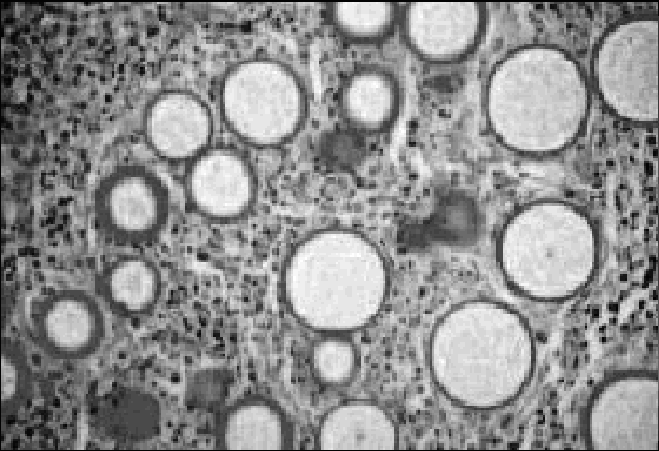
//> input picture td3/data/cell.png, 659 x 451 px
$ ./add-boundary data/cell-bin.png data/cell.png data/cell.png   (built with g++ and OpenCV 4)
//> lines starting //> are read from the running program, lines starting //| are printed output that depends on the picture; after the words box and inside, x2 and y2 are one past the last pixel; in counts of white or black regions, pixels touching at a corner belong together
### td3/morphology.hpp
/**
 *  @file  morphology.hpp
 *  @brief header for morphology.hpp that implements functions for mathematical
 *         image processing, in particular dilation and erosion basis
 */

#include <opencv2/opencv.hpp>

/**
 * @brief  compute a morphological dilation or erosion on a grayscale image
 *         with a given structuring element. Dilation or erosion
 *         processing depends on an order function  defined by the pointer pf
 * @param  se: the structing element shape umber
 * @param  ims: the input image source to process
 * @param  imd: the destination image
 * @param  pf: a pointer on a ordering function
 */
void
mm(cv::Mat se, cv::Mat ims, cv::Mat imd, void (*pf)(uchar, uchar*));


/**
 * @brief  ordering function, if val is geater than max then update max
 * @param  val: the input value
 * @param  max: the value to update
 */
void
maximum(uchar val, uchar* max);

/**
 * @brief  ordering function, if val is geater than max then update max
 * @param  val: the input value
 * @param  max: the value to update
 */
void
minimum(uchar val, uchar* min);

### td3/add-boundary.cpp
#include <iostream>
#include <cstdlib>

#include <morphology.hpp>

using namespace cv;
using namespace std;

void process(const char* imboundname, const char* imsname, const char* imdname)
{
//> called with imboundname = "data/cell-bin.png", imsname = "data/cell.png", imdname = "data/cell.png"

	Mat imsimg = imread(imsname,0);
//> imsimg is the input picture: 451 rows x 659 cols, CV_8UC1; min 3, max 255, mean 142.6
	Mat imboundimg = imread(imboundname,0);
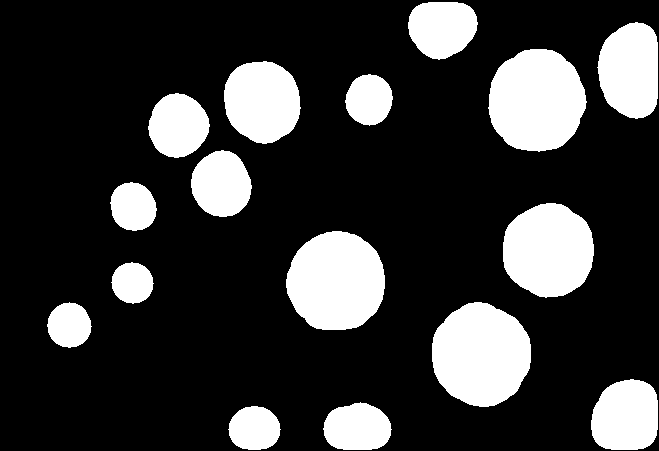
//> input picture td3/data/cell-bin.png, 659 x 451 px
//> imboundimg: 451 rows x 659 cols, CV_8UC1; 21.7% white; 16 white regions, largest, box (x1, y1, x2, y2) and area: (432, 302, 531, 407) 8027, (488, 49, 587, 152) 7905, (286, 231, 385, 330) 7738

	if((!imsimg.data) || (!imboundimg.data)){
		std::cerr << "No image data" << endl;
		exit(EXIT_FAILURE);
	}

	Size imssize = imsimg.size();
//> imssize = Size(659, 451)
	int width = imssize.width;
//> width = 659
	int height = imssize.height;
//> height = 451

	Mat imdimg(height, width, CV_8UC3);

  	for(int i = 0; i < height; ++i)
  	{
  		for(int j = 0; j < width; ++j)
  		{
  			if(imboundimg.at<uchar>(i,j))
			{
				imdimg.at<Vec3b>(i,j)[0]=0;
				imdimg.at<Vec3b>(i,j)[1]=0;
				imdimg.at<Vec3b>(i,j)[2]=255;
			}
			else
			{
				for(int c = 0 ; c < 3 ; c++){
					imdimg.at<Vec3b>(i,j)[c]=imsimg.at<uchar>(i,j);
	  			}
			}
  		}
  	}
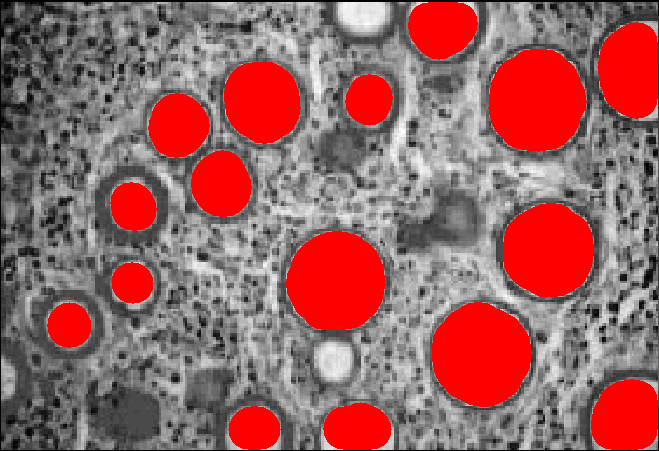
//> imdimg: 451 rows x 659 cols, CV_8UC3; mean B, G, R 97.6, 97.6, 152.9

	imwrite(imdname,imdimg);

}

void usage (const char *s)
{
  std::cerr<<"Usage: "<<s<<" im-boundary ims imd\n"<<std::endl;
  exit(EXIT_FAILURE);
}

#define param 3
int main( int argc, char* argv[] )
{
  if(argc != (param+1))
    usage(argv[0]);
  process(argv[1],argv[2],argv[3]);
  return EXIT_SUCCESS;
}
